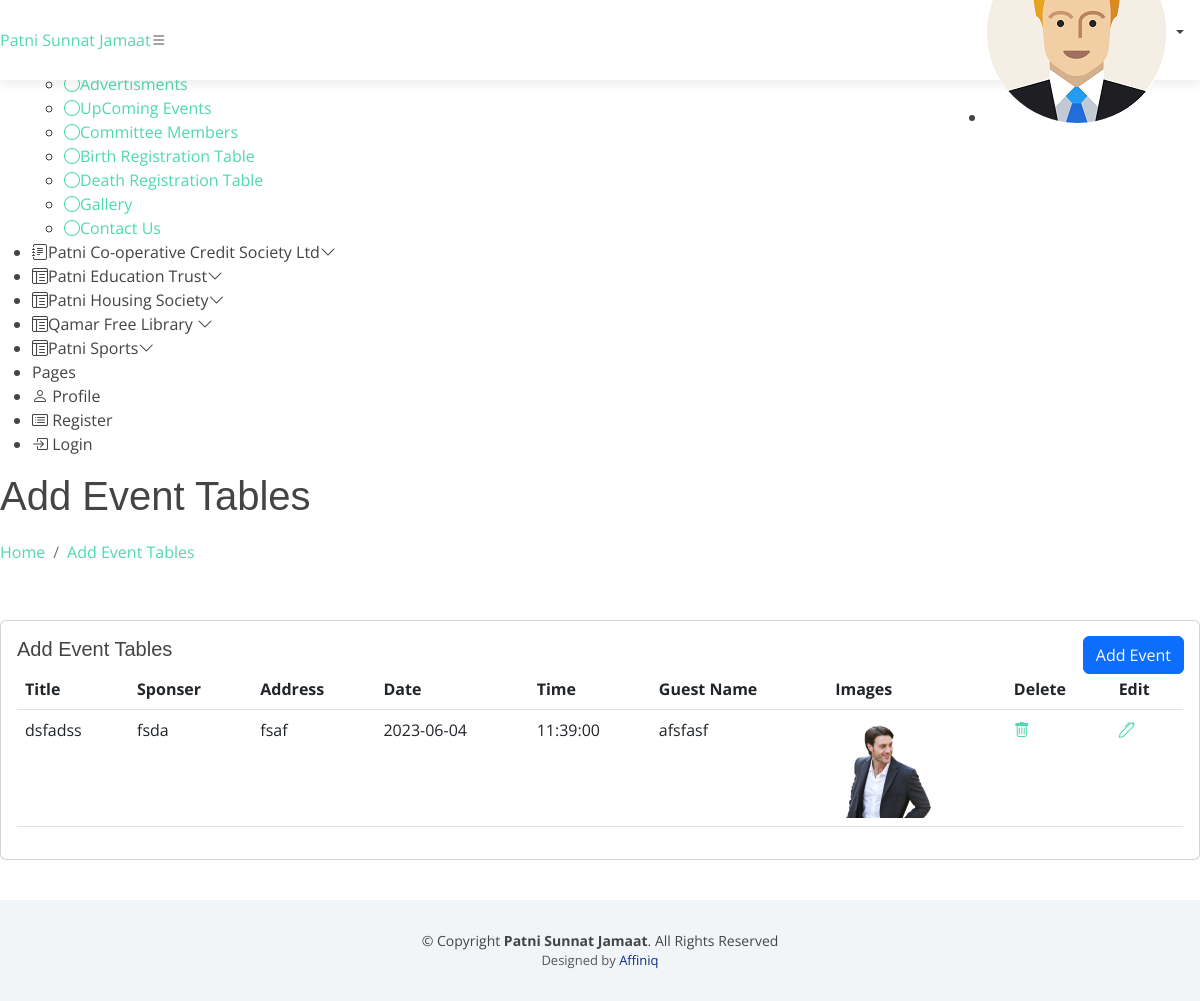
Page /admin/qamar-free-library-upcoming-event-table.php (signed in) on the committed database.
### tables this page shows
CREATE TABLE `even` (
  `eid` int(11) NOT NULL,
  `title` varchar(255) NOT NULL,
  `sponser` varchar(255) NOT NULL,
  `address` varchar(255) NOT NULL,
  `date` date NOT NULL,
  `time` time NOT NULL,
  `guest_name` varchar(255) NOT NULL,
  `committee_id` int(11) NOT NULL,
  `filename` varchar(500) NOT NULL
);

### admin/qamar-free-library-upcoming-event-table.php (the view, shortened to what this page needs)
<?php include 'header.php';?>
  <main id="main" class="main">
    <div class="pagetitle">
      <h1>Add Event Tables</h1>
      <nav>
        <ol class="breadcrumb">
          <li class="breadcrumb-item"><a href="index.php">Home</a></li>
          <li class="breadcrumb-item active"><a href="qamar-free-library-upcoming-event-table.php">Add Event Tables</a></li>
        </ol>
      </nav>
    </div>
    <section class="section">
      <div class="row">
        <div class="col-lg-12">
          <div class="card">
            <div class="card-body">
              <h5 class="card-title">Add Event Tables</h5>
              <div class="position-absolute top-0 end-0" style="margin-top:15px;margin-right:15px;">
                <button type="button" class="btn btn-primary">
                  <a href="qamar-free-library-upcoming-event-add.php" class="link-light">Add Event</a>
                </button>
                </div>
                 <?php
               require ('config1.php');
               $sql = "SELECT eid,title,sponser,address,date,time,guest_name,filename FROM even WHERE committee_id='5'";
               $result = mysqli_query($conn,$sql) or die ("query Unsccessful.");
               if(mysqli_num_rows($result)){
               ?>
              <table class="table datatable">
                <thead>
                  <tr>
                    <th scope="col">Title</th>
                    <th scope="col">Sponser</th>
                    <th scope="col">Address</th>
                    <th scope="col">Date</th>
                    <th scope="col">Time</th>
                    <th scope="col">Guest Name</th>
                    <th scope="col">Images</th>
                    <th scope="col">Delete</th>
                    <th scope="col">Edit</th>
                  </tr>
                </thead>
                <tbody>
                <?php
                    while($row = mysqli_fetch_assoc($result)){
                 ?>
                  <tr>
                    <td><?php echo $row['title'];?></td>
                    <td><?php echo $row['sponser'];?></td>
                    <td><?php echo $row['address'];?></td>
                    <td><?php echo $row['date'];?></td>
                    <td><?php echo $row['time'];?></td>
                    <td><?php echo $row['guest_name'];?></td>
                    <td><img src="./upload/<?php echo $row['filename']; ?>"  style="width: 100px;height: 100px;"></td>
                    <td><a href="qamar-free-library-upcoming-event-delete.php?id=<?php echo $row['eid'];?>" style="height:50px;width:50px;"><i class="bi bi-trash"></a></i></td>
                    <td><a href="qamar-free-library-upcoming-event-update.php?id=<?php echo $row['eid'];?>"><i class="bi bi-pen"></a></i></td>
                  </tr>
                  <?php }?>
                </tbody>
              </table>
<?php
                }
else{
  echo "<h2>No Record Found</h2>";
  }
?>
            </div>
          </div>
        </div>
      </div>
    </section>
  </main>
  <?php include 'footer.php';?>

### assets/css/style.css (style rules this page uses)
body { background: #fff; color: #444; font-family: "Open Sans", sans-serif; }
h1, h2, h3, h4, h5, h6 { font-family: "Montserrat", sans-serif; font-weight: 400; margin: 0 0 20px 0; padding: 0; }
section { padding: 40px 0; overflow: hidden; }

### rows in the picture
even: title "dsfadss", sponser "fsda", address "fsaf", date "2023-06-04", time "11:39:00", guest_name "afsfasf", filename (picture)
